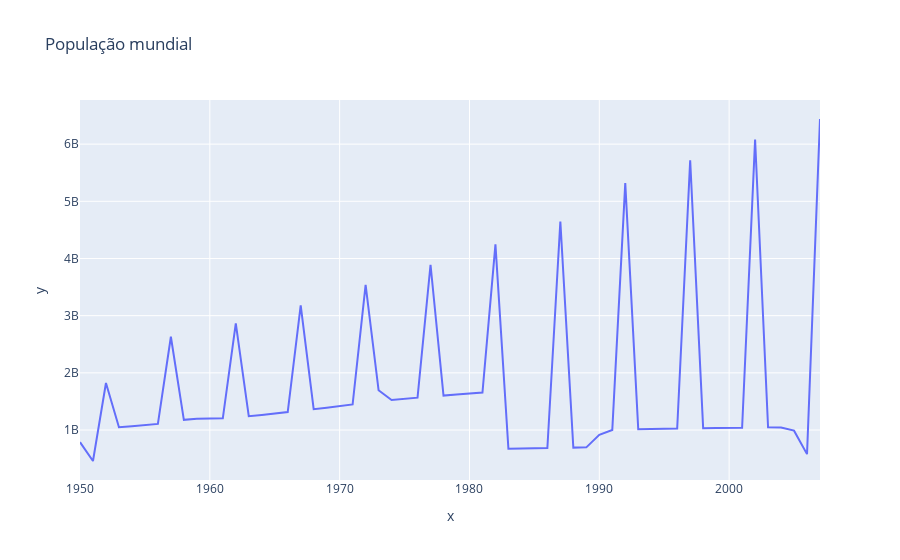

The cell this chart's notebook holds for it:
### Code cell
soma = df.populacao.groupby(df.ano).sum()
fig = px.line(df, x=df.ano.sort_values().unique(), y=soma, title='População mundial')
fig.show()
